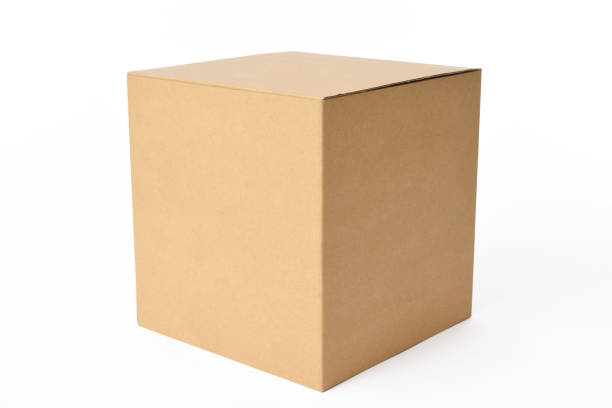
#> input picture box.jpg, 612 x 408 px
$ python DetectCorners.py box.jpg
#> lines starting #> are read from the running program, lines starting #| are printed output that depends on the picture; after the words box and inside, x2 and y2 are one past the last pixel; in counts of white or black regions, pixels touching at a corner belong together
import sys
import cv2
import numpy as np

input_file = sys.argv[1]
img= cv2.imread(input_file)
#> img is the input picture: shape (408, 612, 3); mean B, G, R 202.1, 220.1, 235.5
cv2.imshow('Input image', img)

img_gray = cv2.cvtColor(img, cv2.COLOR_BGR2GRAY)
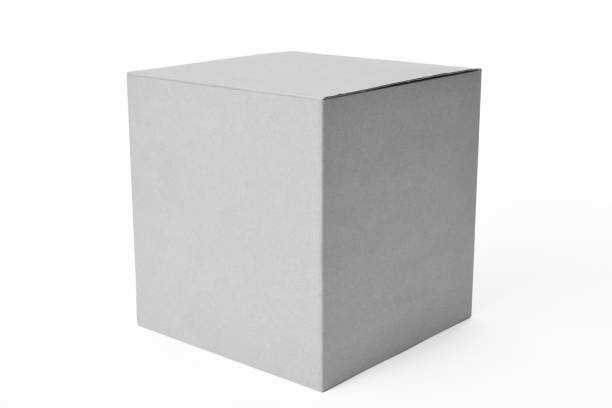
#> img_gray: shape (408, 612); min 17, max 255, mean 222.6
img_gray = np.float32(img_gray)

img_harris = cv2.cornerHarris(img_gray, 7, 5, 0.04)
img_harris = cv2.dilate(img_harris, None)
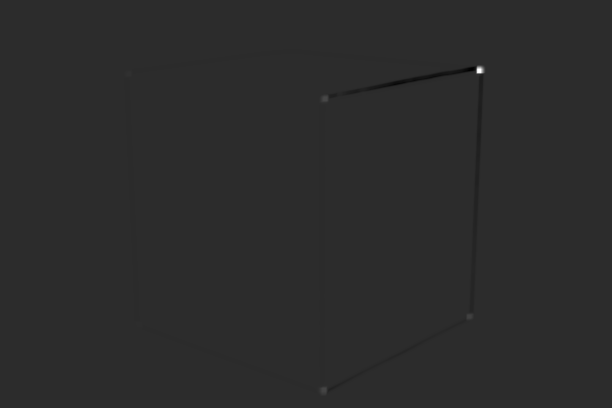
#> img_harris: shape (408, 612) float32; min -201136896, max 963363136, mean -291667.5; drawn with min black and max white

img[img_harris > 0.01 * img_harris.max()] = [0,0,0]
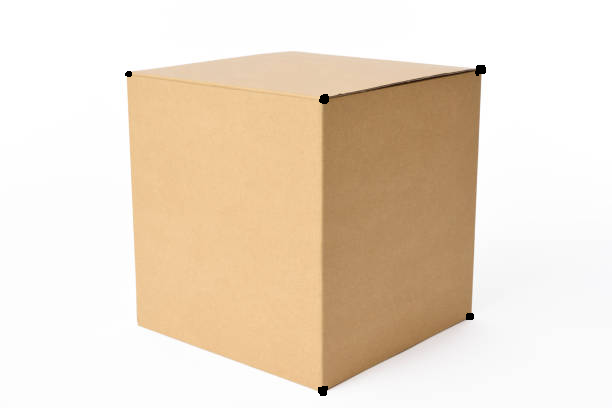
#> img: shape (408, 612, 3); 0.14% of pixels changed, all inside (x1, y1, x2, y2) = (125, 65, 486, 396)

cv2.imshow('Corners',img)
cv2.waitKey()
